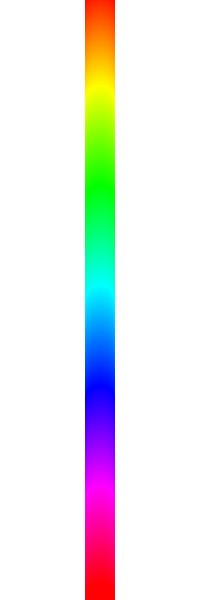
Frame 1 (no input)
Frame 2 (the mouse pressed at the canvas centre, redrawn once): identical to frame 1, image omitted

The Processing sketch that drew this single still picture (run headless with seeded random() and noise(); the mouse was pressed at the canvas centre and the sketch redrawn once):

// Processing sketch: sketch_11_gradient_stroke_loop
// ── sketch_11_gradient_stroke_loop.pde
int radius = 30;

void setup()
{
  size(200, 600);
  colorMode(HSB, 360, 100, 100);              //set colour to HSB so we can cycle hue
  noStroke();
  noLoop();
  
}

void draw()
{
  background(0, 0, 100);
  for(int i = 0; i < 360; i ++)               //loop between 0 and 360 
  {
   int yPos = (int)map(i, 0, 360, 0, height); //calculate yPos by remapping 0-360 to 0-height 
   fill(i, 100, 100);                         //set our colour using i
   ellipse(width/2,  yPos, radius, radius);   //draw an ellipse
  }

}
